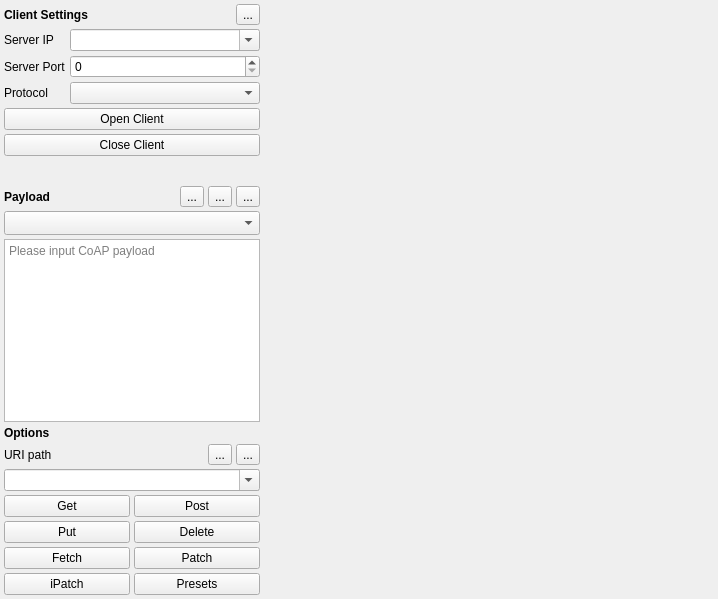
<?xml version="1.0" encoding="UTF-8"?>
<ui version="4.0">
 <class>CoAPClientUi</class>
 <widget class="QWidget" name="CoAPClientUi">
  <property name="geometry">
   <rect>
    <x>0</x>
    <y>0</y>
    <width>718</width>
    <height>599</height>
   </rect>
  </property>
  <property name="windowTitle">
   <string notr="true">Form</string>
  </property>
  <layout class="QGridLayout" name="gridLayout">
   <property name="leftMargin">
    <number>4</number>
   </property>
   <property name="topMargin">
    <number>4</number>
   </property>
   <property name="rightMargin">
    <number>4</number>
   </property>
   <property name="bottomMargin">
    <number>4</number>
   </property>
   <property name="spacing">
    <number>4</number>
   </property>
   <item row="2" column="1">
    <widget class="QSpinBox" name="spinBoxServerPort"/>
   </item>
   <item row="1" column="1">
    <widget class="QComboBox" name="comboBoxServerIp">
     <property name="editable">
      <bool>true</bool>
     </property>
    </widget>
   </item>
   <item row="1" column="0">
    <widget class="QLabel" name="label">
     <property name="sizePolicy">
      <sizepolicy hsizetype="Fixed" vsizetype="Preferred">
       <horstretch>0</horstretch>
       <verstretch>0</verstretch>
      </sizepolicy>
     </property>
     <property name="text">
      <string>Server IP</string>
     </property>
    </widget>
   </item>
   <item row="6" column="0">
    <widget class="QLabel" name="label_3">
     <property name="sizePolicy">
      <sizepolicy hsizetype="Preferred" vsizetype="Expanding">
       <horstretch>0</horstretch>
       <verstretch>0</verstretch>
      </sizepolicy>
     </property>
     <property name="text">
      <string notr="true"/>
     </property>
    </widget>
   </item>
   <item row="2" column="0">
    <widget class="QLabel" name="label_2">
     <property name="sizePolicy">
      <sizepolicy hsizetype="Fixed" vsizetype="Preferred">
       <horstretch>0</horstretch>
       <verstretch>0</verstretch>
      </sizepolicy>
     </property>
     <property name="text">
      <string>Server Port</string>
     </property>
    </widget>
   </item>
   <item row="3" column="0">
    <widget class="QLabel" name="label_4">
     <property name="sizePolicy">
      <sizepolicy hsizetype="Fixed" vsizetype="Preferred">
       <horstretch>0</horstretch>
       <verstretch>0</verstretch>
      </sizepolicy>
     </property>
     <property name="text">
      <string>Protocol</string>
     </property>
    </widget>
   </item>
   <item row="9" column="0" colspan="2">
    <layout class="QGridLayout" name="gridLayout_2">
     <property name="spacing">
      <number>4</number>
     </property>
     <item row="0" column="0" rowspan="2" colspan="2">
      <layout class="QHBoxLayout" name="horizontalLayout_2">
       <item>
        <widget class="QLabel" name="label_8">
         <property name="sizePolicy">
          <sizepolicy hsizetype="Preferred" vsizetype="Preferred">
           <horstretch>0</horstretch>
           <verstretch>0</verstretch>
          </sizepolicy>
         </property>
         <property name="font">
          <font>
           <bold>true</bold>
          </font>
         </property>
         <property name="text">
          <string>Payload</string>
         </property>
        </widget>
       </item>
       <item>
        <widget class="QToolButton" name="toolButtonPayloadLoad">
         <property name="toolTip">
          <string>Preset payload list</string>
         </property>
         <property name="text">
          <string>...</string>
         </property>
        </widget>
       </item>
       <item>
        <widget class="QToolButton" name="toolButtonPayloadSave">
         <property name="toolTip">
          <string>Save current payload</string>
         </property>
         <property name="text">
          <string>...</string>
         </property>
        </widget>
       </item>
       <item>
        <widget class="QToolButton" name="toolButtonPayloadEdit">
         <property name="toolTip">
          <string>Edit payload list</string>
         </property>
         <property name="text">
          <string>...</string>
         </property>
        </widget>
       </item>
      </layout>
     </item>
     <item row="6" column="0" colspan="2">
      <widget class="QComboBox" name="comboBoxOptionUriPath">
       <property name="editable">
        <bool>true</bool>
       </property>
       <property name="placeholderText">
        <string>Please input CoAP resource</string>
       </property>
      </widget>
     </item>
     <item row="4" column="0" colspan="2">
      <layout class="QHBoxLayout" name="horizontalLayout_6">
       <item>
        <widget class="QLabel" name="label_10">
         <property name="font">
          <font>
           <bold>true</bold>
          </font>
         </property>
         <property name="text">
          <string>Options</string>
         </property>
        </widget>
       </item>
      </layout>
     </item>
     <item row="2" column="0" colspan="2">
      <widget class="QComboBox" name="comboBoxOptionContentFormat">
       <property name="sizePolicy">
        <sizepolicy hsizetype="Preferred" vsizetype="Fixed">
         <horstretch>0</horstretch>
         <verstretch>0</verstretch>
        </sizepolicy>
       </property>
       <property name="editable">
        <bool>false</bool>
       </property>
       <property name="sizeAdjustPolicy">
        <enum>QComboBox::SizeAdjustPolicy::AdjustToMinimumContentsLengthWithIcon</enum>
       </property>
       <property name="placeholderText">
        <string>Please input CoAP option</string>
       </property>
      </widget>
     </item>
     <item row="5" column="0" colspan="2">
      <layout class="QHBoxLayout" name="horizontalLayout_3">
       <item>
        <widget class="QLabel" name="label_6">
         <property name="sizePolicy">
          <sizepolicy hsizetype="Expanding" vsizetype="Preferred">
           <horstretch>0</horstretch>
           <verstretch>0</verstretch>
          </sizepolicy>
         </property>
         <property name="text">
          <string>URI path</string>
         </property>
        </widget>
       </item>
       <item>
        <widget class="QToolButton" name="toolButtonUriPathRemove">
         <property name="text">
          <string>...</string>
         </property>
        </widget>
       </item>
       <item>
        <widget class="QToolButton" name="toolButtonUriPathAdd">
         <property name="text">
          <string>...</string>
         </property>
        </widget>
       </item>
      </layout>
     </item>
     <item row="3" column="0" colspan="2">
      <widget class="QTextEdit" name="textEditPayload">
       <property name="sizePolicy">
        <sizepolicy hsizetype="Preferred" vsizetype="Expanding">
         <horstretch>0</horstretch>
         <verstretch>0</verstretch>
        </sizepolicy>
       </property>
       <property name="placeholderText">
        <string>Please input CoAP payload</string>
       </property>
      </widget>
     </item>
     <item row="8" column="0" colspan="2">
      <layout class="QGridLayout" name="gridLayout_4">
       <property name="spacing">
        <number>4</number>
       </property>
       <item row="2" column="1">
        <widget class="QPushButton" name="pushButtonPatch">
         <property name="text">
          <string notr="true">Patch</string>
         </property>
        </widget>
       </item>
       <item row="0" column="0">
        <widget class="QPushButton" name="pushButtonGet">
         <property name="text">
          <string notr="true">Get</string>
         </property>
        </widget>
       </item>
       <item row="2" column="0">
        <widget class="QPushButton" name="pushButtonFetch">
         <property name="text">
          <string notr="true">Fetch</string>
         </property>
        </widget>
       </item>
       <item row="1" column="0">
        <widget class="QPushButton" name="pushButtonPut">
         <property name="text">
          <string notr="true">Put</string>
         </property>
        </widget>
       </item>
       <item row="1" column="1">
        <widget class="QPushButton" name="pushButtonDelete">
         <property name="text">
          <string notr="true">Delete</string>
         </property>
        </widget>
       </item>
       <item row="0" column="1">
        <widget class="QPushButton" name="pushButtonPost">
         <property name="text">
          <string notr="true">Post</string>
         </property>
        </widget>
       </item>
       <item row="3" column="0">
        <widget class="QPushButton" name="pushButtonIPatch">
         <property name="text">
          <string notr="true">iPatch</string>
         </property>
        </widget>
       </item>
       <item row="3" column="1">
        <widget class="QPushButton" name="pushButtonPresets">
         <property name="text">
          <string>Presets</string>
         </property>
        </widget>
       </item>
      </layout>
     </item>
    </layout>
   </item>
   <item row="0" column="2" rowspan="10">
    <widget class="QWidget" name="widget" native="true">
     <property name="sizePolicy">
      <sizepolicy hsizetype="Expanding" vsizetype="Preferred">
       <horstretch>0</horstretch>
       <verstretch>0</verstretch>
      </sizepolicy>
     </property>
    </widget>
   </item>
   <item row="3" column="1">
    <widget class="QComboBox" name="comboBoxProtocol"/>
   </item>
   <item row="4" column="0" colspan="2">
    <widget class="QPushButton" name="pushButtonOpen">
     <property name="text">
      <string>Open Client</string>
     </property>
    </widget>
   </item>
   <item row="5" column="0" colspan="2">
    <widget class="QPushButton" name="pushButtonClose">
     <property name="text">
      <string>Close Client</string>
     </property>
    </widget>
   </item>
   <item row="0" column="0" colspan="2">
    <layout class="QHBoxLayout" name="horizontalLayout_5">
     <item>
      <widget class="QLabel" name="label_9">
       <property name="font">
        <font>
         <bold>true</bold>
        </font>
       </property>
       <property name="text">
        <string>Client Settings</string>
       </property>
      </widget>
     </item>
     <item>
      <widget class="QToolButton" name="toolButtonClient">
       <property name="text">
        <string>...</string>
       </property>
      </widget>
     </item>
    </layout>
   </item>
  </layout>
 </widget>
 <resources/>
 <connections/>
</ui>
